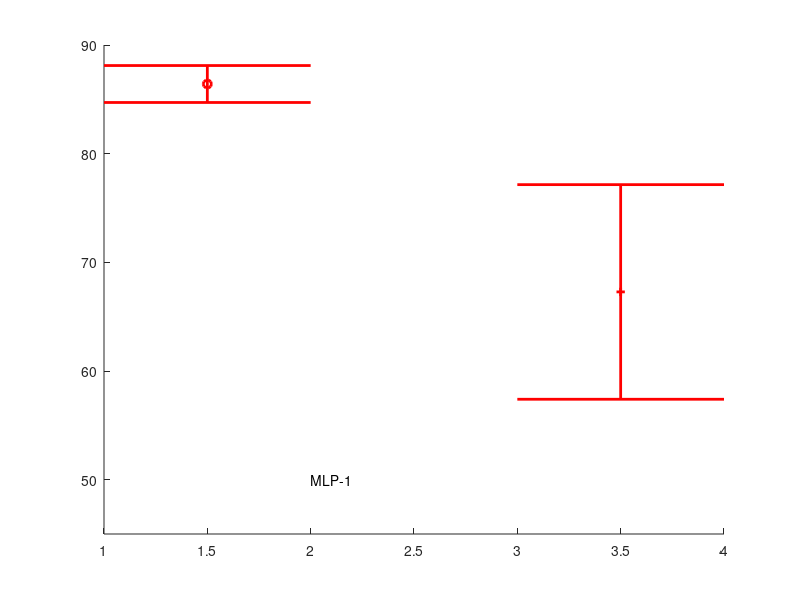

Reproduce this figure in MATLAB. (Note: this script raises an error after producing the figure.)
% Confidence Intervals
clear all;
close all;
clc;

ylim([45, 90]);
line([1 2],[88.11 88.11],'Color','r','LineWidth',2)
hold on
line([1 2],[84.71 84.71],'Color','r','LineWidth',2)
hold on
plot(1.5, 86.41, 'o', 'MarkerSize', 6, 'MarkerEdgeColor', 'r', 'LineWidth',2)
hold on
line([3 4],[77.15 77.15],'Color','r','LineWidth',2)
hold on
line([3 4],[57.40 57.40],'Color','r','LineWidth',2)
hold on
plot(3.5, 67.28, '+', 'MarkerSize', 6, 'MarkerEdgeColor', 'r', 'LineWidth',2)
line([1.5 1.5],[88.11 84.71],'Color','r','LineWidth',2)
hold on
line([3.5 3.5],[77.15 57.40],'Color','r','LineWidth',2)
hold on
str_title = ['MLP-1'];
tx = text(2,50,str_title);
tx.FontWeight = 'bold';
tx.FontSize = 12;

line([7 8],[88.26 88.26],'Color','b','LineWidth',2)
hold on
line([7 8],[85.17 85.17],'Color','b','LineWidth',2)
hold on
plot(7.5, 86.71, 'o', 'MarkerSize', 6, 'MarkerEdgeColor', 'b', 'LineWidth',2)
hold on
line([9 10],[75.09 75.09],'Color','b','LineWidth',2)
hold on
line([9 10],[64.27 64.27],'Color','b','LineWidth',2)
hold on
plot(9.5, 69.68, '+', 'MarkerSize', 6, 'MarkerEdgeColor', 'b', 'LineWidth',2)
line([7.5 7.5],[88.26 85.17],'Color','b','LineWidth',2)
hold on
line([9.5 9.5],[75.09 64.27],'Color','b','LineWidth',2)
hold on
str_title = ['MLP-2'];
tx = text(8,50,str_title);
tx.FontWeight = 'bold';
tx.FontSize = 12;

line([13 14],[87.76 87.76],'Color','g','LineWidth',2)
hold on
line([13 14],[84.01 84.01],'Color','g','LineWidth',2)
hold on
plot(13.5, 85.89, 'o', 'MarkerSize', 6, 'MarkerEdgeColor', 'g', 'LineWidth',2)
hold on
line([15 16],[73.21 73.21],'Color','g','LineWidth',2)
hold on
line([15 16],[62.28 62.28],'Color','g','LineWidth',2)
hold on
plot(15.5, 67.74, '+', 'MarkerSize', 6, 'MarkerEdgeColor', 'g', 'LineWidth',2)
line([13.5 13.5],[87.76 84.01],'Color','g','LineWidth',2)
hold on
line([15.5 15.5],[73.21 62.28],'Color','g','LineWidth',2)
hold on
str_title = ['SVM'];
tx = text(14,50,str_title);
tx.FontWeight = 'bold';
tx.FontSize = 12;

line([19 20],[80.01 80.01],'Color','m','LineWidth',2)
hold on
line([19 20],[74.99 74.99],'Color','m','LineWidth',2)
hold on
plot(19.5, 77.50, 'o', 'MarkerSize', 6, 'MarkerEdgeColor', 'm', 'LineWidth',2)
hold on
line([21 22],[65.22 65.22],'Color','m','LineWidth',2)
hold on
line([21 22],[53.15 53.15],'Color','m','LineWidth',2)
hold on
plot(21.5, 59.18, '+', 'MarkerSize', 6, 'MarkerEdgeColor', 'm', 'LineWidth',2)
line([19.5 19.5],[80.01 74.99],'Color','m','LineWidth',2)
hold on
line([21.5 21.5],[65.22 53.15],'Color','m','LineWidth',2)
hold on
str_title = ['KNN'];
tx = text(20,50,str_title);
tx.FontWeight = 'bold';
tx.FontSize = 12;

line([25 26],[83.20 83.20],'Color','k','LineWidth',2)
hold on
line([25 26],[78.58 78.58],'Color','k','LineWidth',2)
hold on
plot(25.5, 80.89, 'o', 'MarkerSize', 6, 'MarkerEdgeColor', 'k', 'LineWidth',2)
hold on
line([27 28],[69.89 69.89],'Color','k','LineWidth',2)
hold on
line([27 28],[59.68 59.68],'Color','k','LineWidth',2)
hold on
plot(27.5, 64.78, '+', 'MarkerSize', 6, 'MarkerEdgeColor', 'k', 'LineWidth',2)
line([25.5 25.5],[83.20 78.58],'Color','k','LineWidth',2)
hold on
line([27.5 27.5],[69.89 59.68],'Color','k','LineWidth',2)
hold on
str_title = ['RFC'];
tx = text(26,50,str_title);
tx.FontWeight = 'bold';
tx.FontSize = 12;

str_title = ['-  Multi Label Multiclass'];
tx = text(16,88,str_title);
tx.FontWeight = 'bold';
tx.FontSize = 12;

str_title = ['o Single Label Multiclass'];
tx = text(16,86,str_title);
tx.FontWeight = 'bold';
tx.FontSize = 12;

ylabel('10 Fold Accuracy (in %)', 'fontweight', 'bold', 'fontsize', 16);
%legend('o Intermediate Method', '- Complete Automation Approach')
%a=legend('O Intermediate Method', '- Complete Automation Approach', -1);
%b=findobj(a,'type','line','linestyle','-');
%set(b,'visible','off');